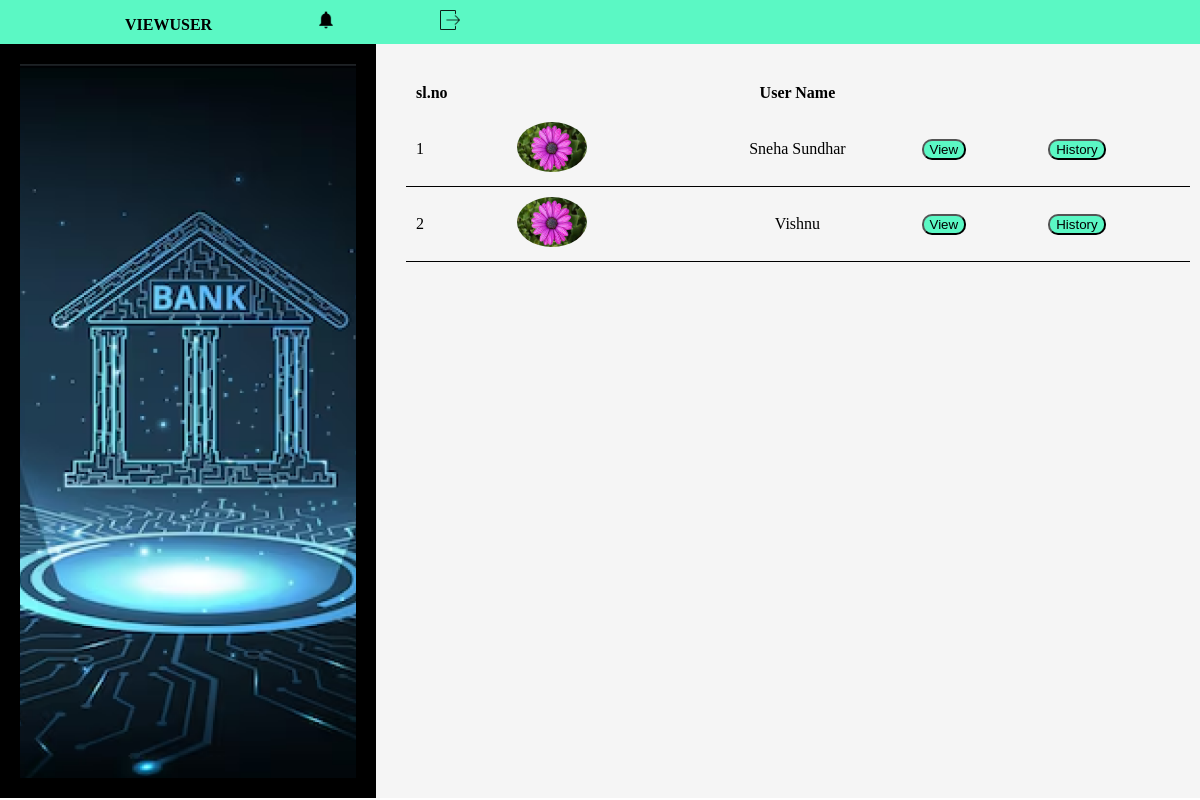
/viewuser1, run on an earlier commit of the app's database.
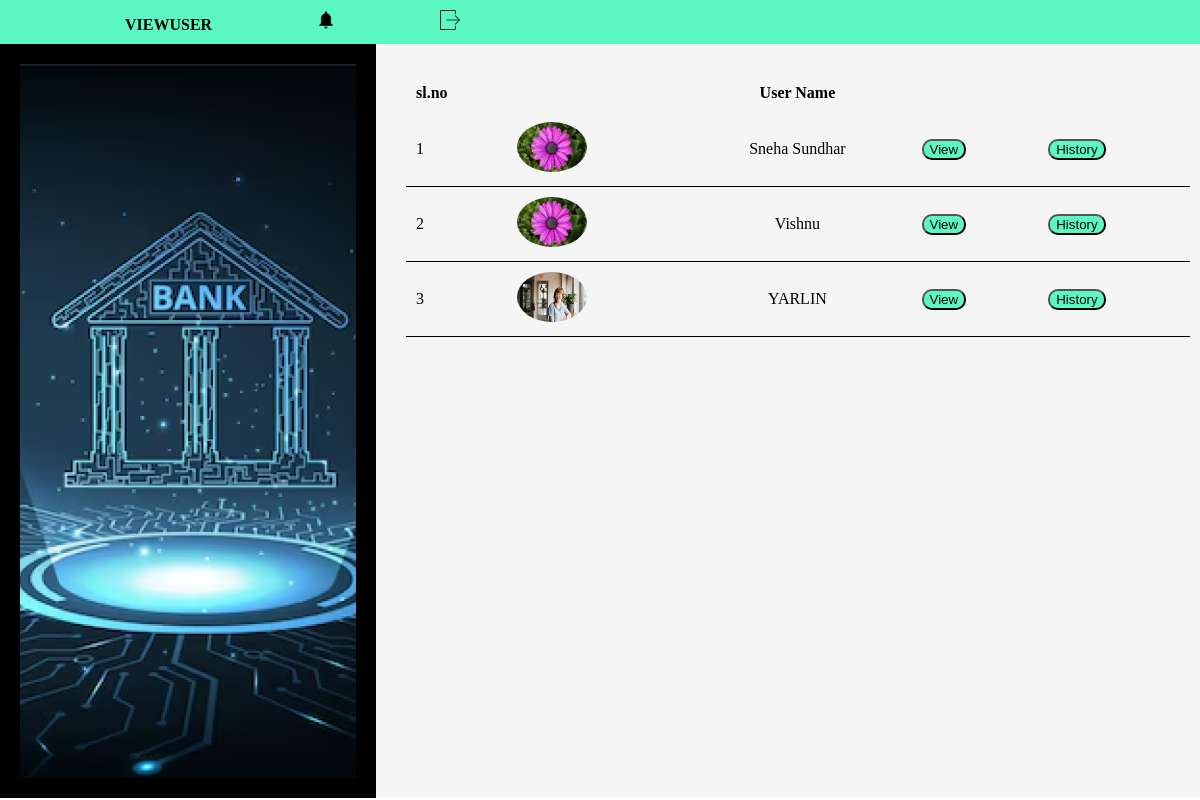
And on a later commit of the database.
### app/models.py (models this page shows, shortened)
class User(models.Model):
    user_id=models.ForeignKey(CustomUser,on_delete=models.CASCADE)
    name=models.CharField(max_length=100)
    account_no=models.IntegerField()
    image=models.FileField(upload_to='media')
    address=models.CharField(max_length=100)
    email=models.CharField(max_length=100)
    age=models.IntegerField()
    phone=models.IntegerField()
    dob=models.DateField()
    adharcard=models.IntegerField()
    pancard=models.IntegerField()
    initial_amount=models.IntegerField()

### app/views.py (the view)
# urls.py: path('viewuser1',views.bankviewuser,name='viewuser1'),
def bankviewuser(request):
    user=User.objects.all()
    return render(request,'bankviewuser.html',{'user':user})

### templates/bankviewuser.html (shortened to what this page needs)
{% extends 'bankhome.html' %}
{% block content %}
{% load static %}
    <div class="containermain">
      <div class="sidebar" >
          <img src="{% static 'img/Rectangle 1.png' %}" alt="">
      </div>
      <div class="main2">
        <table style="width: 100%;margin: 10px;">
            <tr>
                <th>sl.no</th>
                <th></th>
                <th style="text-align: center;">User Name</th>
                <th></th>
                <th></th>
            </tr>
            {% for i in user %}
            <tr>
                <td>{{forloop.counter}}</td>
                <td><img style="border-radius: 50%;" src="{{i.image.url}}" alt=""height="50px" width="70px"></td>
                <td style="text-align: center;">{{i.name}}</td>
                <td><button><a href="{% url 'bankuser' id=i.id %}">View</a></button></td>
                <td><button><a href="{% url 'viewhistory' id=i.id %}">History</a></button></td>
            </tr>
            {% endfor %}
        </table>
      </div>
    </div>
{% endblock %}

### templates/bankhome.html (shortened to what this page needs)
<!DOCTYPE html>
{% load static %}
<html lang="en">
<head>
</head>
<body>
        <div class="navbar">
            <div class="menu-item">
                <a href="{% url 'viewuser1' %}">VIEWUSER</a>
                <a class="right" href="{% url 'banknotification' %}"><img src="{% static 'img/bell.png' %}" alt="" height="20px" width="20px"></a>
                <a class="right" href="logout"><img src="{% static 'img/logout.png' %}" alt="" height="20px" width="20px"></a>
            </div>
        </div>
    {% block content %}{% endblock %}
</body>
</html>

### templates/bankviewuser.html (style rules this page uses)
body { margin: 0; padding: 0; }
table,td,th { border-collapse: collapse; }
table { width: 100%; }
th { padding: 10px; text-align: left; }
td { padding: 10px; border-bottom: 1px solid black; }
button { border-radius: 10px; background-color: rgb(91,248,196); }
a { text-decoration: none; color: black; }
.sidebar { background-color: black; display: flex; justify-content: center; align-items: center; width: 30%; padding: 20px; }
.sidebar img { width: 100%; height: auto; }
.main2 { width: 70%; padding: 20px; background-color: whitesmoke; }
.containermain { display: flex; }

What changed in the data, as far as the page shows it:
added User: image (picture), name "YARLIN"
